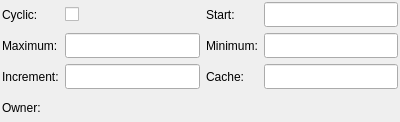
<?xml version="1.0" encoding="UTF-8"?>
<ui version="4.0">
 <class>SequenciaWidget</class>
 <widget class="QWidget" name="SequenciaWidget">
  <property name="geometry">
   <rect>
    <x>0</x>
    <y>0</y>
    <width>400</width>
    <height>122</height>
   </rect>
  </property>
  <property name="sizePolicy">
   <sizepolicy hsizetype="Preferred" vsizetype="Fixed">
    <horstretch>0</horstretch>
    <verstretch>0</verstretch>
   </sizepolicy>
  </property>
  <property name="minimumSize">
   <size>
    <width>400</width>
    <height>102</height>
   </size>
  </property>
  <property name="windowTitle">
   <string>Form</string>
  </property>
  <layout class="QGridLayout" name="sequencia_grid">
   <property name="margin">
    <number>2</number>
   </property>
   <property name="spacing">
    <number>6</number>
   </property>
   <item row="0" column="0">
    <widget class="QLabel" name="ciclica_lbl">
     <property name="text">
      <string>Cyclic:</string>
     </property>
    </widget>
   </item>
   <item row="0" column="1">
    <widget class="QCheckBox" name="ciclica_chk">
     <property name="text">
      <string/>
     </property>
    </widget>
   </item>
   <item row="0" column="2">
    <widget class="QLabel" name="inicio_lbl">
     <property name="text">
      <string>Start:</string>
     </property>
    </widget>
   </item>
   <item row="0" column="3">
    <widget class="QLineEdit" name="inicio_edt">
     <property name="minimumSize">
      <size>
       <width>0</width>
       <height>25</height>
      </size>
     </property>
     <property name="font">
      <font>
       <italic>false</italic>
      </font>
     </property>
     <property name="inputMethodHints">
      <set>Qt::ImhFormattedNumbersOnly</set>
     </property>
     <property name="readOnly">
      <bool>false</bool>
     </property>
    </widget>
   </item>
   <item row="1" column="0">
    <widget class="QLabel" name="maximo_lbl">
     <property name="text">
      <string>Maximum:</string>
     </property>
    </widget>
   </item>
   <item row="1" column="1">
    <widget class="QLineEdit" name="maximo_edt">
     <property name="minimumSize">
      <size>
       <width>0</width>
       <height>25</height>
      </size>
     </property>
     <property name="font">
      <font>
       <italic>false</italic>
      </font>
     </property>
     <property name="inputMethodHints">
      <set>Qt::ImhFormattedNumbersOnly</set>
     </property>
     <property name="readOnly">
      <bool>false</bool>
     </property>
    </widget>
   </item>
   <item row="1" column="2">
    <widget class="QLabel" name="minimo_lbl">
     <property name="text">
      <string>Minimum:</string>
     </property>
    </widget>
   </item>
   <item row="1" column="3">
    <widget class="QLineEdit" name="minimo_edt">
     <property name="minimumSize">
      <size>
       <width>0</width>
       <height>25</height>
      </size>
     </property>
     <property name="font">
      <font>
       <italic>false</italic>
      </font>
     </property>
     <property name="inputMethodHints">
      <set>Qt::ImhFormattedNumbersOnly</set>
     </property>
     <property name="readOnly">
      <bool>false</bool>
     </property>
    </widget>
   </item>
   <item row="2" column="0">
    <widget class="QLabel" name="incremento_lbl">
     <property name="text">
      <string>Increment:</string>
     </property>
    </widget>
   </item>
   <item row="2" column="1">
    <widget class="QLineEdit" name="incremento_edt">
     <property name="minimumSize">
      <size>
       <width>0</width>
       <height>25</height>
      </size>
     </property>
     <property name="font">
      <font>
       <italic>false</italic>
      </font>
     </property>
     <property name="inputMethodHints">
      <set>Qt::ImhFormattedNumbersOnly</set>
     </property>
     <property name="readOnly">
      <bool>false</bool>
     </property>
    </widget>
   </item>
   <item row="2" column="2">
    <widget class="QLabel" name="cache_lbl">
     <property name="text">
      <string>Cache:</string>
     </property>
    </widget>
   </item>
   <item row="2" column="3">
    <widget class="QLineEdit" name="cache_edt">
     <property name="minimumSize">
      <size>
       <width>0</width>
       <height>25</height>
      </size>
     </property>
     <property name="font">
      <font>
       <italic>false</italic>
      </font>
     </property>
     <property name="inputMethodHints">
      <set>Qt::ImhFormattedNumbersOnly</set>
     </property>
     <property name="readOnly">
      <bool>false</bool>
     </property>
    </widget>
   </item>
   <item row="3" column="0">
    <widget class="QLabel" name="possuidora_lbl">
     <property name="text">
      <string>Owner:</string>
     </property>
    </widget>
   </item>
  </layout>
 </widget>
 <resources/>
 <connections/>
</ui>
